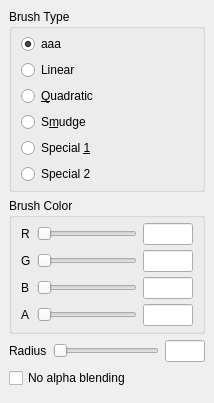
  <widget class="QDockWidget" name="brushDock">
   <property name="sizePolicy">
    <sizepolicy hsizetype="Preferred" vsizetype="Preferred">
     <horstretch>0</horstretch>
     <verstretch>0</verstretch>
    </sizepolicy>
   </property>
   <property name="floating">
    <bool>false</bool>
   </property>
   <property name="allowedAreas">
    <set>Qt::AllDockWidgetAreas</set>
   </property>
   <property name="windowTitle">
    <string>Br&amp;ush</string>
   </property>
   <attribute name="dockWidgetArea">
    <number>1</number>
   </attribute>
   <widget class="QWidget" name="brushDockContents">
    <property name="sizePolicy">
     <sizepolicy hsizetype="Preferred" vsizetype="Preferred">
      <horstretch>0</horstretch>
      <verstretch>0</verstretch>
     </sizepolicy>
    </property>
    <layout class="QVBoxLayout" name="verticalLayout_3">
     <item>
      <widget class="QGroupBox" name="brushType">
       <property name="title">
        <string>Brush Type</string>
       </property>
       <layout class="QVBoxLayout" name="verticalLayout">
        <property name="topMargin">
         <number>5</number>
        </property>
        <property name="bottomMargin">
         <number>5</number>
        </property>
        <item>
         <widget class="QRadioButton" name="brushTypeConstant">
          <property name="text">
           <string>aaa</string>
          </property>
          <property name="checked">
           <bool>true</bool>
          </property>
         </widget>
        </item>
        <item>
         <widget class="QRadioButton" name="brushTypeLinear">
          <property name="text">
           <string>Linear</string>
          </property>
         </widget>
        </item>
        <item>
         <widget class="QRadioButton" name="brushTypeQuadratic">
          <property name="text">
           <string>&amp;Quadratic</string>
          </property>
         </widget>
        </item>
        <item>
         <widget class="QRadioButton" name="brushTypeSmudge">
          <property name="text">
           <string>S&amp;mudge</string>
          </property>
         </widget>
        </item>
        <item>
         <widget class="QRadioButton" name="brushTypeSpecial1">
          <property name="text">
           <string>Special &amp;1</string>
          </property>
         </widget>
        </item>
        <item>
         <widget class="QRadioButton" name="brushTypeSpecial2">
          <property name="text">
           <string>Special 2</string>
          </property>
         </widget>
        </item>
       </layout>
      </widget>
     </item>
     <item>
      <widget class="QGroupBox" name="brushColor">
       <property name="title">
        <string>Brush Color</string>
       </property>
       <layout class="QGridLayout" name="gridLayout_3">
        <property name="topMargin">
         <number>5</number>
        </property>
        <property name="bottomMargin">
         <number>5</number>
        </property>
        <property name="verticalSpacing">
         <number>5</number>
        </property>
        <item row="2" column="3">
         <widget class="QLineEdit" name="brushColorTextboxBlue">
          <property name="minimumSize">
           <size>
            <width>50</width>
            <height>0</height>
           </size>
          </property>
          <property name="maximumSize">
           <size>
            <width>50</width>
            <height>16777215</height>
           </size>
          </property>
         </widget>
        </item>
        <item row="3" column="2">
         <widget class="QSlider" name="brushColorSliderAlpha">
          <property name="orientation">
           <enum>Qt::Horizontal</enum>
          </property>
         </widget>
        </item>
        <item row="1" column="0">
         <widget class="QLabel" name="brushColorLabelGreen">
          <property name="text">
           <string>G</string>
          </property>
         </widget>
        </item>
        <item row="1" column="2">
         <widget class="QSlider" name="brushColorSliderGreen">
          <property name="minimumSize">
           <size>
            <width>100</width>
            <height>0</height>
           </size>
          </property>
          <property name="orientation">
           <enum>Qt::Horizontal</enum>
          </property>
         </widget>
        </item>
        <item row="2" column="0">
         <widget class="QLabel" name="brushColorLabelBlue">
          <property name="text">
           <string>B</string>
          </property>
         </widget>
        </item>
        <item row="2" column="2">
         <widget class="QSlider" name="brushColorSliderBlue">
          <property name="minimumSize">
           <size>
            <width>100</width>
            <height>0</height>
           </size>
          </property>
          <property name="orientation">
           <enum>Qt::Horizontal</enum>
          </property>
         </widget>
        </item>
        <item row="0" column="0">
         <widget class="QLabel" name="brushColorLabelRed">
          <property name="text">
           <string>R</string>
          </property>
         </widget>
        </item>
        <item row="0" column="3">
         <widget class="QLineEdit" name="brushColorTextboxRed">
          <property name="minimumSize">
           <size>
            <width>50</width>
            <height>0</height>
           </size>
          </property>
          <property name="maximumSize">
           <size>
            <width>50</width>
            <height>16777215</height>
           </size>
          </property>
         </widget>
        </item>
        <item row="3" column="0">
         <widget class="QLabel" name="brushColorLabelAlpha">
          <property name="text">
           <string>A</string>
          </property>
         </widget>
        </item>
        <item row="3" column="3">
         <widget class="QLineEdit" name="brushColorTextboxAlpha">
          <property name="minimumSize">
           <size>
            <width>50</width>
            <height>0</height>
           </size>
          </property>
          <property name="maximumSize">
           <size>
            <width>50</width>
            <height>16777215</height>
           </size>
          </property>
         </widget>
        </item>
        <item row="1" column="3">
         <widget class="QLineEdit" name="brushColorTextboxGreen">
          <property name="minimumSize">
           <size>
            <width>50</width>
            <height>0</height>
           </size>
          </property>
          <property name="maximumSize">
           <size>
            <width>50</width>
            <height>16777215</height>
           </size>
          </property>
         </widget>
        </item>
        <item row="0" column="2">
         <widget class="QSlider" name="brushColorSliderRed">
          <property name="minimumSize">
           <size>
            <width>100</width>
            <height>0</height>
           </size>
          </property>
          <property name="orientation">
           <enum>Qt::Horizontal</enum>
          </property>
         </widget>
        </item>
       </layout>
      </widget>
     </item>
     <item>
      <widget class="QWidget" name="brushRadius" native="true">
       <layout class="QGridLayout" name="gridLayout_6">
        <property name="leftMargin">
         <number>0</number>
        </property>
        <property name="topMargin">
         <number>0</number>
        </property>
        <property name="rightMargin">
         <number>0</number>
        </property>
        <property name="bottomMargin">
         <number>0</number>
        </property>
        <item row="0" column="0">
         <widget class="QLabel" name="brushRadiusLabel">
          <property name="text">
           <string>Radius</string>
          </property>
         </widget>
        </item>
        <item row="0" column="3">
         <widget class="QLineEdit" name="brushRadiusTextbox">
          <property name="sizePolicy">
           <sizepolicy hsizetype="Expanding" vsizetype="Fixed">
            <horstretch>0</horstretch>
            <verstretch>0</verstretch>
           </sizepolicy>
          </property>
          <property name="minimumSize">
           <size>
            <width>40</width>
            <height>0</height>
           </size>
          </property>
          <property name="maximumSize">
           <size>
            <width>40</width>
            <height>16777215</height>
           </size>
          </property>
          <property name="text">
           <string/>
          </property>
         </widget>
        </item>
        <item row="0" column="2">
         <widget class="QSlider" name="brushRadiusSlider">
          <property name="minimumSize">
           <size>
            <width>100</width>
            <height>0</height>
           </size>
          </property>
          <property name="orientation">
           <enum>Qt::Horizontal</enum>
          </property>
         </widget>
        </item>
       </layout>
      </widget>
     </item>
     <item>
      <widget class="QCheckBox" name="brushAlphaBlendingCheckbox">
       <property name="text">
        <string>No alpha blending</string>
       </property>
      </widget>
     </item>
     <item>
      <widget class="QWidget" name="emptySpaceBrush" native="true">
       <property name="sizePolicy">
        <sizepolicy hsizetype="Preferred" vsizetype="Expanding">
         <horstretch>0</horstretch>
         <verstretch>0</verstretch>
        </sizepolicy>
       </property>
      </widget>
     </item>
    </layout>
   </widget>
  </widget>
